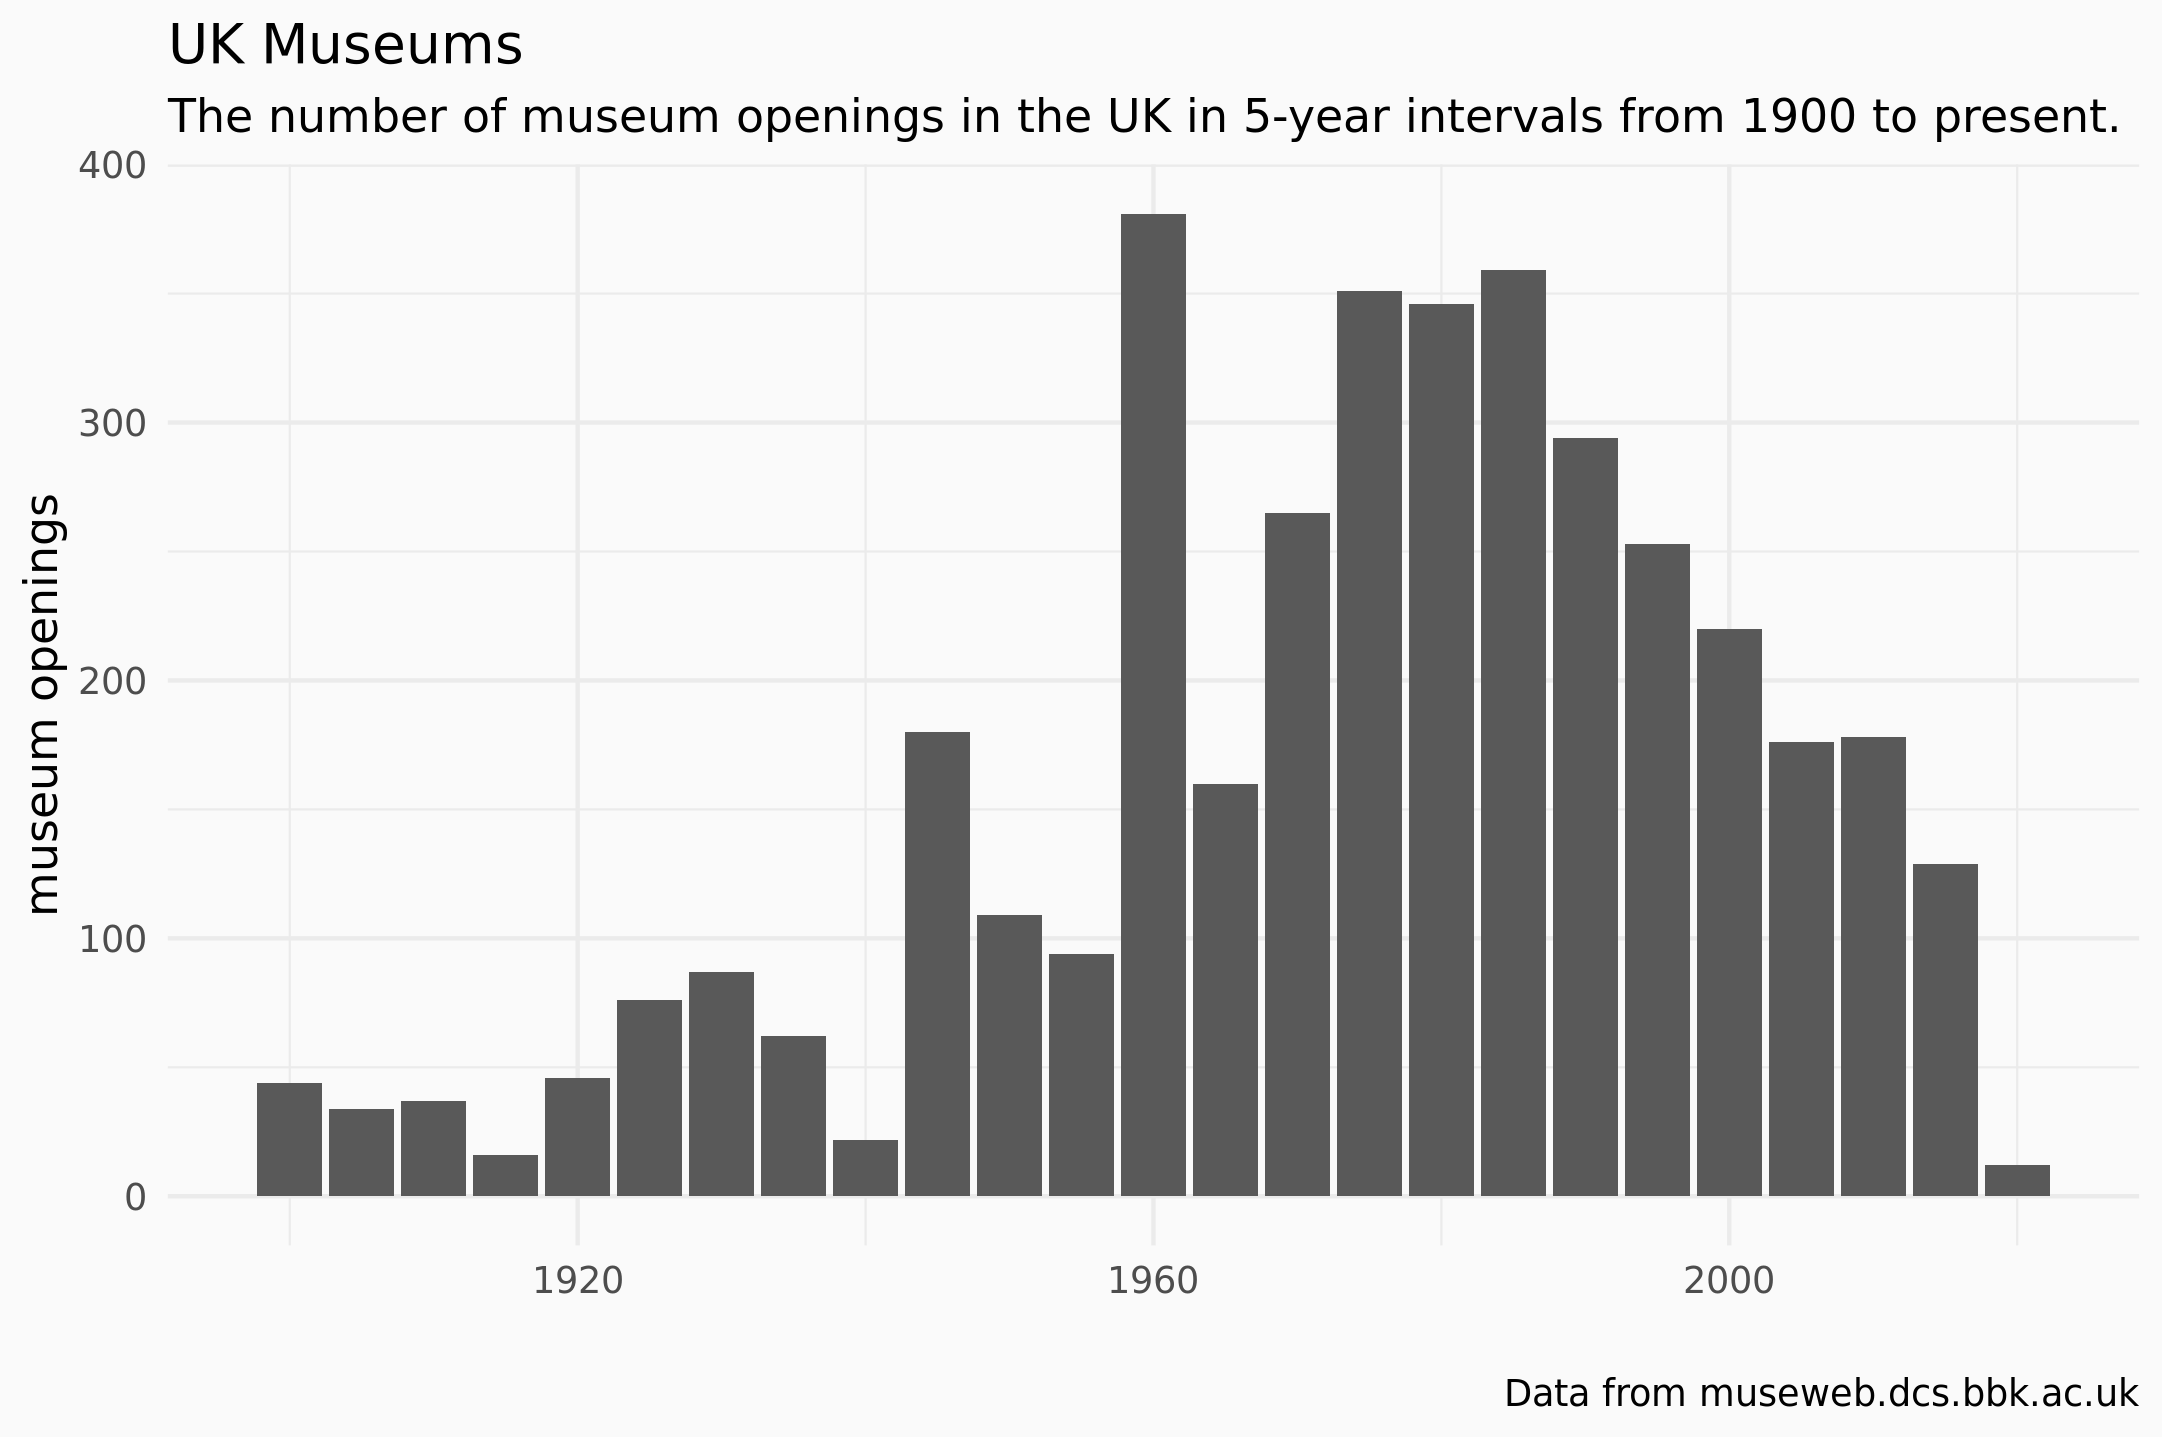

Write R code to recreate this figure.
# tidytuesday challenge: 22 Nov 2022
# UK Museums

library(tidyverse)

# load data
museums <- read_csv('https://raw.githubusercontent.com/rfordatascience/tidytuesday/master/data/2022/2022-11-22/museums.csv')

# how many museums open each year?
open <- museums |> 
  select(Year_opened) |> 
  separate(col = Year_opened, into = c('yr1', 'yr2'), convert = TRUE) |> 
  # let's just assume for now that "yr1" is the opening year...
  group_by(yr1) |>
  # number of opening museums per year
  summarise(n = n()) |>
  # using cumulative sum as index for open museums
  # this disregards closing of museums (!)
  mutate(csum = cumsum(n)) |>
  filter(yr1 >= 1900) |> 
  arrange(desc(yr1))

# cumulative sum ---------------------------------------------------------------
ggplot(open, aes(yr1, csum)) +
  geom_line(size = 1) +
  labs(
    title = "Rate of museum openings is slowing down",
    subtitle = "(United Kingdom)",
    caption = "Data from museweb.dcs.bbk.ac.uk",
    x = "year",
    y = "cumulative sum of open museums"
  ) +
  theme_minimal(base_family = "raleway") +
  theme(
    plot.background = element_rect(fill = "#fafafa", colour = "#fafafa"),
    panel.background = element_rect(fill = "#fafafa", colour = "#fafafa")
  )
#ggsave("museums.png", path = "2022/2022-11-22")

# sum of openings per half decade ----------------------------------------------
open_per_decade <- open |> 
  # floor opening year to nearest half decade
  mutate(halfDecade = yr1 - yr1 %% 5) |> 
  group_by(halfDecade) |> 
  summarise(n = sum(n))

ggplot(open_per_decade, aes(halfDecade, n)) +
  geom_col() +
  labs(
    title = "UK Museums",
    subtitle = "The number of museum openings in the UK in 5-year intervals from 1900 to present.",
    caption = "Data from museweb.dcs.bbk.ac.uk",
    x = "",
    y = "museum openings"
  ) +
  theme_minimal(base_family = "raleway") +
  theme(
    plot.background = element_rect(fill = "#fafafa", colour = "#fafafa"),
    panel.background = element_rect(fill = "#fafafa", colour = "#fafafa")
  )
ggsave("museums.png", path = "2022/2022-11-22")